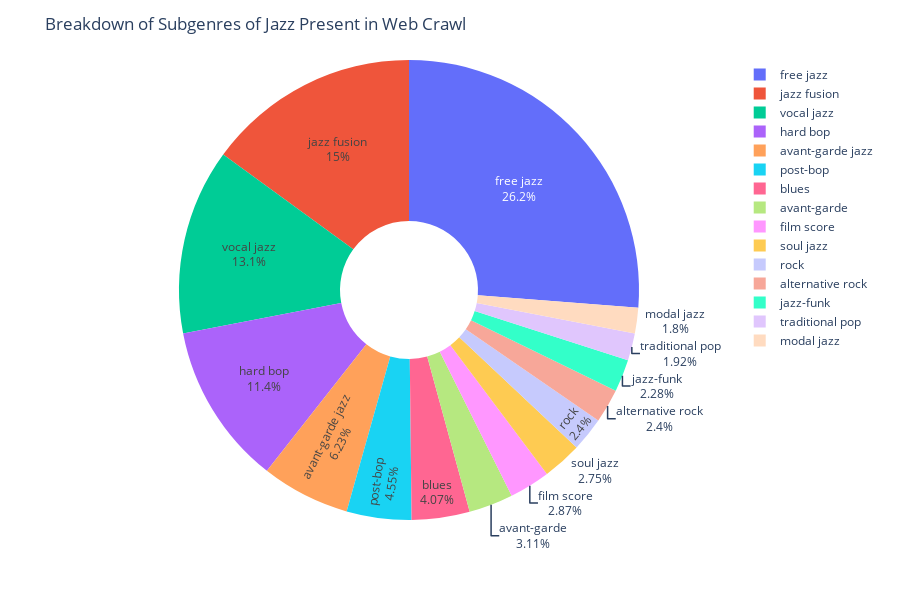

Notebook code cell kept with this figure:
### Code cell
# Creates a pie chart in Plotly

fig = px.pie(count_df.head(15),values='count',names='genre',hole=.3, labels=count_df['genre'],height=600)
fig.update_layout(title_text = 'Breakdown of Subgenres of Jazz Present in Web Crawl')
fig.update_traces(textinfo='label+percent')
fig.show()
#py.plot(fig,filename=f'jazz-subgrenres',auto_open=True)

### Figure 1 — Plotly figure (JSON) as saved in the notebook; plotly's stock layout.template omitted (floating-point values rounded to 4 significant figures)
{"data": [{"domain": {"x": [0, 1], "y": [0, 1]}, "hole": 0.3, "hovertemplate": "genre=%{label}<br>count=%{value}<extra></extra>", "labels": ["free jazz", "jazz fusion", "vocal jazz", "hard bop", "avant-garde jazz", "post-bop", "blues", "avant-garde", "film score", "soul jazz", "rock", "alternative rock", "jazz-funk", "traditional pop", "modal jazz"], "legendgroup": "", "name": "", "showlegend": true, "textinfo": "label+percent", "type": "pie", "values": [219, 125, 109, 95, 52, 38, 34, 26, 24, 23, 20, 20, 19, 16, 15]}], "layout": {"height": 600, "legend": {"tracegroupgap": 0}, "margin": {"t": 60}, "title": {"text": "Breakdown of Subgenres of Jazz Present in Web Crawl"}}}
